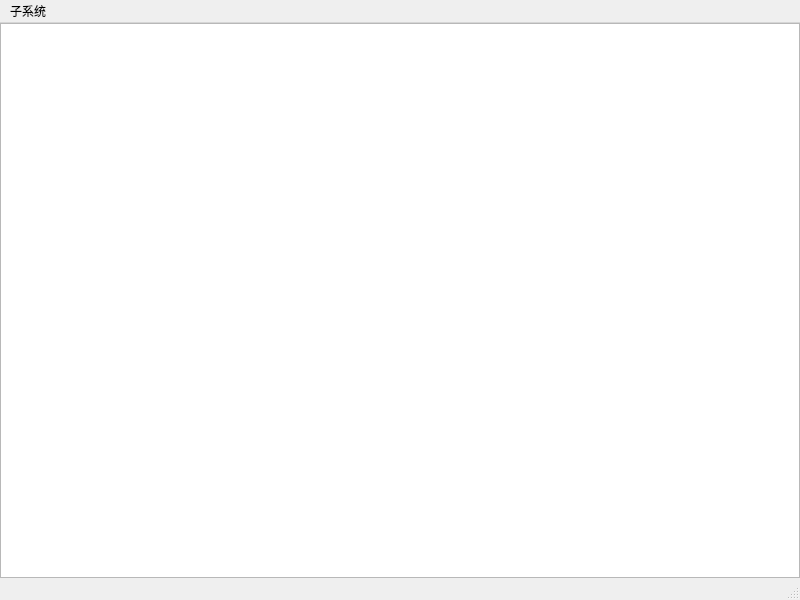
<?xml version="1.0" encoding="UTF-8"?>
<ui version="4.0">
 <class>SubsystemWindow</class>
 <widget class="QMainWindow" name="SubsystemWindow">
  <property name="windowModality">
   <enum>Qt::NonModal</enum>
  </property>
  <property name="geometry">
   <rect>
    <x>0</x>
    <y>0</y>
    <width>800</width>
    <height>600</height>
   </rect>
  </property>
  <property name="windowTitle">
   <string>子系统</string>
  </property>
  <widget class="QWidget" name="centralwidget">
   <layout class="QVBoxLayout" name="verticalLayout">
    <property name="spacing">
     <number>0</number>
    </property>
    <property name="leftMargin">
     <number>0</number>
    </property>
    <property name="topMargin">
     <number>0</number>
    </property>
    <property name="rightMargin">
     <number>0</number>
    </property>
    <property name="bottomMargin">
     <number>0</number>
    </property>
    <item>
     <widget class="AICCFlowView" name="flowView"/>
    </item>
   </layout>
  </widget>
  <widget class="QMenuBar" name="menubar">
   <property name="geometry">
    <rect>
     <x>0</x>
     <y>0</y>
     <width>800</width>
     <height>27</height>
    </rect>
   </property>
   <widget class="QMenu" name="menuSubsystem">
    <property name="title">
     <string>子系统</string>
    </property>
    <addaction name="actionSave"/>
   </widget>
   <addaction name="menuSubsystem"/>
  </widget>
  <widget class="QStatusBar" name="statusbar"/>
  <action name="actionSave">
   <property name="text">
    <string>保存</string>
   </property>
  </action>
  <action name="actionSaveAs">
   <property name="text">
    <string>另存为</string>
   </property>
  </action>
 </widget>
 <customwidgets>
  <customwidget>
   <class>AICCFlowView</class>
   <extends>QGraphicsView</extends>
   <header>aiccflowview.hpp</header>
  </customwidget>
 </customwidgets>
 <resources/>
 <connections/>
</ui>
